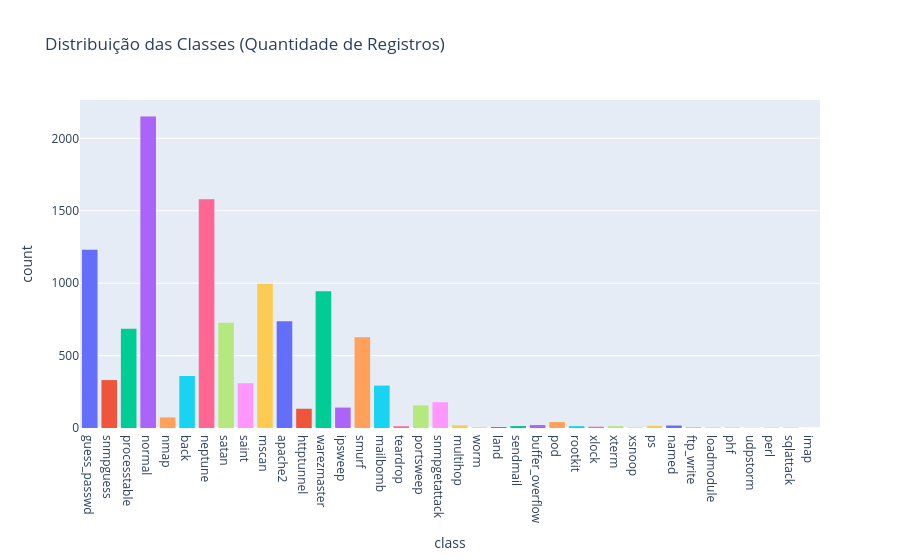

Notebook source saved alongside this figure:
### Code cell
fig_bar = px.histogram(df, 
                       x='class', 
                       color='class', 
                       title="Distribuição das Classes (Quantidade de Registros)")
fig_bar.update_layout(showlegend=False)
fig_bar.show()

### Figure 1 — Plotly figure (JSON) as saved in the notebook; plotly's stock layout.template omitted (floating-point values rounded to 4 significant figures; data arrays with more than 128 entries replaced by an {"elided": "..."} marker saying what was removed)
{"data": [{"bingroup": "x", "hovertemplate": "class=%{x}<br>count=%{y}<extra></extra>", "legendgroup": "guess_passwd", "marker": {"color": "#636efa", "pattern": {"shape": ""}}, "name": "guess_passwd", "orientation": "v", "showlegend": true, "type": "histogram", "x": {"elided": "1231 str values"}, "xaxis": "x", "yaxis": "y"}, {"bingroup": "x", "hovertemplate": "class=%{x}<br>count=%{y}<extra></extra>", "legendgroup": "snmpguess", "marker": {"color": "#EF553B", "pattern": {"shape": ""}}, "name": "snmpguess", "orientation": "v", "showlegend": true, "type": "histogram", "x": {"elided": "331 str values"}, "xaxis": "x", "yaxis": "y"}, {"bingroup": "x", "hovertemplate": "class=%{x}<br>count=%{y}<extra></extra>", "legendgroup": "processtable", "marker": {"color": "#00cc96", "pattern": {"shape": ""}}, "name": "processtable", "orientation": "v", "showlegend": true, "type": "histogram", "x": {"elided": "685 str values"}, "xaxis": "x", "yaxis": "y"}, {"bingroup": "x", "hovertemplate": "class=%{x}<br>count=%{y}<extra></extra>", "legendgroup": "normal", "marker": {"color": "#ab63fa", "pattern": {"shape": ""}}, "name": "normal", "orientation": "v", "showlegend": true, "type": "histogram", "x": {"elided": "2152 str values"}, "xaxis": "x", "yaxis": "y"}, {"bingroup": "x", "hovertemplate": "class=%{x}<br>count=%{y}<extra></extra>", "legendgroup": "nmap", "marker": {"color": "#FFA15A", "pattern": {"shape": ""}}, "name": "nmap", "orientation": "v", "showlegend": true, "type": "histogram", "x": ["nmap", "nmap", "nmap", "nmap", "nmap", "nmap", "nmap", "nmap", "nmap", "nmap", "nmap", "nmap", "nmap", "nmap", "nmap", "nmap", "nmap", "nmap", "nmap", "nmap", "nmap", "nmap", "nmap", "nmap", "nmap", "nmap", "nmap", "nmap", "nmap", "nmap", "nmap", "nmap", "nmap", "nmap", "nmap", "nmap", "nmap", "nmap", "nmap", "nmap", "nmap", "nmap", "nmap", "nmap", "nmap", "nmap", "nmap", "nmap", "nmap", "nmap", "nmap", "nmap", "nmap", "nmap", "nmap", "nmap", "nmap", "nmap", "nmap", "nmap", "nmap", "nmap", "nmap", "nmap", "nmap", "nmap", "nmap", "nmap", "nmap", "nmap", "nmap", "nmap", "nmap"], "xaxis": "x", "yaxis": "y"}, {"bingroup": "x", "hovertemplate": "class=%{x}<br>count=%{y}<extra></extra>", "legendgroup": "back", "marker": {"color": "#19d3f3", "pattern": {"shape": ""}}, "name": "back", "orientation": "v", "showlegend": true, "type": "histogram", "x": {"elided": "359 str values"}, "xaxis": "x", "yaxis": "y"}, {"bingroup": "x", "hovertemplate": "class=%{x}<br>count=%{y}<extra></extra>", "legendgroup": "neptune", "marker": {"color": "#FF6692", "pattern": {"shape": ""}}, "name": "neptune", "orientation": "v", "showlegend": true, "type": "histogram", "x": {"elided": "1579 str values"}, "xaxis": "x", "yaxis": "y"}, {"bingroup": "x", "hovertemplate": "class=%{x}<br>count=%{y}<extra></extra>", "legendgroup": "satan", "marker": {"color": "#B6E880", "pattern": {"shape": ""}}, "name": "satan", "orientation": "v", "showlegend": true, "type": "histogram", "x": {"elided": "727 str values"}, "xaxis": "x", "yaxis": "y"}, {"bingroup": "x", "hovertemplate": "class=%{x}<br>count=%{y}<extra></extra>", "legendgroup": "saint", "marker": {"color": "#FF97FF", "pattern": {"shape": ""}}, "name": "saint", "orientation": "v", "showlegend": true, "type": "histogram", "x": {"elided": "309 str values"}, "xaxis": "x", "yaxis": "y"}, {"bingroup": "x", "hovertemplate": "class=%{x}<br>count=%{y}<extra></extra>", "legendgroup": "mscan", "marker": {"color": "#FECB52", "pattern": {"shape": ""}}, "name": "mscan", "orientation": "v", "showlegend": true, "type": "histogram", "x": {"elided": "996 str values"}, "xaxis": "x", "yaxis": "y"}, {"bingroup": "x", "hovertemplate": "class=%{x}<br>count=%{y}<extra></extra>", "legendgroup": "apache2", "marker": {"color": "#636efa", "pattern": {"shape": ""}}, "name": "apache2", "orientation": "v", "showlegend": true, "type": "histogram", "x": {"elided": "737 str values"}, "xaxis": "x", "yaxis": "y"}, {"bingroup": "x", "hovertemplate": "class=%{x}<br>count=%{y}<extra></extra>", "legendgroup": "httptunnel", "marker": {"color": "#EF553B", "pattern": {"shape": ""}}, "name": "httptunnel", "orientation": "v", "showlegend": true, "type": "histogram", "x": {"elided": "133 str values"}, "xaxis": "x", "yaxis": "y"}, {"bingroup": "x", "hovertemplate": "class=%{x}<br>count=%{y}<extra></extra>", "legendgroup": "warezmaster", "marker": {"color": "#00cc96", "pattern": {"shape": ""}}, "name": "warezmaster", "orientation": "v", "showlegend": true, "type": "histogram", "x": {"elided": "944 str values"}, "xaxis": "x", "yaxis": "y"}, {"bingroup": "x", "hovertemplate": "class=%{x}<br>count=%{y}<extra></extra>", "legendgroup": "ipsweep", "marker": {"color": "#ab63fa", "pattern": {"shape": ""}}, "name": "ipsweep", "orientation": "v", "showlegend": true, "type": "histogram", "x": {"elided": "141 str values"}, "xaxis": "x", "yaxis": "y"}, {"bingroup": "x", "hovertemplate": "class=%{x}<br>count=%{y}<extra></extra>", "legendgroup": "smurf", "marker": {"color": "#FFA15A", "pattern": {"shape": ""}}, "name": "smurf", "orientation": "v", "showlegend": true, "type": "histogram", "x": {"elided": "627 str values"}, "xaxis": "x", "yaxis": "y"}, {"bingroup": "x", "hovertemplate": "class=%{x}<br>count=%{y}<extra></extra>", "legendgroup": "mailbomb", "marker": {"color": "#19d3f3", "pattern": {"shape": ""}}, "name": "mailbomb", "orientation": "v", "showlegend": true, "type": "histogram", "x": {"elided": "293 str values"}, "xaxis": "x", "yaxis": "y"}, {"bingroup": "x", "hovertemplate": "class=%{x}<br>count=%{y}<extra></extra>", "legendgroup": "teardrop", "marker": {"color": "#FF6692", "pattern": {"shape": ""}}, "name": "teardrop", "orientation": "v", "showlegend": true, "type": "histogram", "x": ["teardrop", "teardrop", "teardrop", "teardrop", "teardrop", "teardrop", "teardrop", "teardrop", "teardrop", "teardrop", "teardrop", "teardrop"], "xaxis": "x", "yaxis": "y"}, {"bingroup": "x", "hovertemplate": "class=%{x}<br>count=%{y}<extra></extra>", "legendgroup": "portsweep", "marker": {"color": "#B6E880", "pattern": {"shape": ""}}, "name": "portsweep", "orientation": "v", "showlegend": true, "type": "histogram", "x": {"elided": "156 str values"}, "xaxis": "x", "yaxis": "y"}, {"bingroup": "x", "hovertemplate": "class=%{x}<br>count=%{y}<extra></extra>", "legendgroup": "snmpgetattack", "marker": {"color": "#FF97FF", "pattern": {"shape": ""}}, "name": "snmpgetattack", "orientation": "v", "showlegend": true, "type": "histogram", "x": {"elided": "178 str values"}, "xaxis": "x", "yaxis": "y"}, {"bingroup": "x", "hovertemplate": "class=%{x}<br>count=%{y}<extra></extra>", "legendgroup": "multihop", "marker": {"color": "#FECB52", "pattern": {"shape": ""}}, "name": "multihop", "orientation": "v", "showlegend": true, "type": "histogram", "x": ["multihop", "multihop", "multihop", "multihop", "multihop", "multihop", "multihop", "multihop", "multihop", "multihop", "multihop", "multihop", "multihop", "multihop", "multihop", "multihop", "multihop", "multihop"], "xaxis": "x", "yaxis": "y"}, {"bingroup": "x", "hovertemplate": "class=%{x}<br>count=%{y}<extra></extra>", "legendgroup": "worm", "marker": {"color": "#636efa", "pattern": {"shape": ""}}, "name": "worm", "orientation": "v", "showlegend": true, "type": "histogram", "x": ["worm", "worm"], "xaxis": "x", "yaxis": "y"}, {"bingroup": "x", "hovertemplate": "class=%{x}<br>count=%{y}<extra></extra>", "legendgroup": "land", "marker": {"color": "#EF553B", "pattern": {"shape": ""}}, "name": "land", "orientation": "v", "showlegend": true, "type": "histogram", "x": ["land", "land", "land", "land", "land", "land", "land"], "xaxis": "x", "yaxis": "y"}, {"bingroup": "x", "hovertemplate": "class=%{x}<br>count=%{y}<extra></extra>", "legendgroup": "sendmail", "marker": {"color": "#00cc96", "pattern": {"shape": ""}}, "name": "sendmail", "orientation": "v", "showlegend": true, "type": "histogram", "x": ["sendmail", "sendmail", "sendmail", "sendmail", "sendmail", "sendmail", "sendmail", "sendmail", "sendmail", "sendmail", "sendmail", "sendmail", "sendmail", "sendmail"], "xaxis": "x", "yaxis": "y"}, {"bingroup": "x", "hovertemplate": "class=%{x}<br>count=%{y}<extra></extra>", "legendgroup": "buffer_overflow", "marker": {"color": "#ab63fa", "pattern": {"shape": ""}}, "name": "buffer_overflow", "orientation": "v", "showlegend": true, "type": "histogram", "x": ["buffer_overflow", "buffer_overflow", "buffer_overflow", "buffer_overflow", "buffer_overflow", "buffer_overflow", "buffer_overflow", "buffer_overflow", "buffer_overflow", "buffer_overflow", "buffer_overflow", "buffer_overflow", "buffer_overflow", "buffer_overflow", "buffer_overflow", "buffer_overflow", "buffer_overflow", "buffer_overflow", "buffer_overflow", "buffer_overflow"], "xaxis": "x", "yaxis": "y"}, {"bingroup": "x", "hovertemplate": "class=%{x}<br>count=%{y}<extra></extra>", "legendgroup": "pod", "marker": {"color": "#FFA15A", "pattern": {"shape": ""}}, "name": "pod", "orientation": "v", "showlegend": true, "type": "histogram", "x": ["pod", "pod", "pod", "pod", "pod", "pod", "pod", "pod", "pod", "pod", "pod", "pod", "pod", "pod", "pod", "pod", "pod", "pod", "pod", "pod", "pod", "pod", "pod", "pod", "pod", "pod", "pod", "pod", "pod", "pod", "pod", "pod", "pod", "pod", "pod", "pod", "pod", "pod", "pod", "pod", "pod"], "xaxis": "x", "yaxis": "y"}, {"bingroup": "x", "hovertemplate": "class=%{x}<br>count=%{y}<extra></extra>", "legendgroup": "rootkit", "marker": {"color": "#19d3f3", "pattern": {"shape": ""}}, "name": "rootkit", "orientation": "v", "showlegend": true, "type": "histogram", "x": ["rootkit", "rootkit", "rootkit", "rootkit", "rootkit", "rootkit", "rootkit", "rootkit", "rootkit", "rootkit", "rootkit", "rootkit", "rootkit"], "xaxis": "x", "yaxis": "y"}, {"bingroup": "x", "hovertemplate": "class=%{x}<br>count=%{y}<extra></extra>", "legendgroup": "xlock", "marker": {"color": "#FF6692", "pattern": {"shape": ""}}, "name": "xlock", "orientation": "v", "showlegend": true, "type": "histogram", "x": ["xlock", "xlock", "xlock", "xlock", "xlock", "xlock", "xlock", "xlock", "xlock"], "xaxis": "x", "yaxis": "y"}, {"bingroup": "x", "hovertemplate": "class=%{x}<br>count=%{y}<extra></extra>", "legendgroup": "xterm", "marker": {"color": "#B6E880", "pattern": {"shape": ""}}, "name": "xterm", "orientation": "v", "showlegend": true, "type": "histogram", "x": ["xterm", "xterm", "xterm", "xterm", "xterm", "xterm", "xterm", "xterm", "xterm", "xterm", "xterm", "xterm", "xterm"], "xaxis": "x", "yaxis": "y"}, {"bingroup": "x", "hovertemplate": "class=%{x}<br>count=%{y}<extra></extra>", "legendgroup": "xsnoop", "marker": {"color": "#FF97FF", "pattern": {"shape": ""}}, "name": "xsnoop", "orientation": "v", "showlegend": true, "type": "histogram", "x": ["xsnoop", "xsnoop", "xsnoop", "xsnoop"], "xaxis": "x", "yaxis": "y"}, {"bingroup": "x", "hovertemplate": "class=%{x}<br>count=%{y}<extra></extra>", "legendgroup": "ps", "marker": {"color": "#FECB52", "pattern": {"shape": ""}}, "name": "ps", "orientation": "v", "showlegend": true, "type": "histogram", "x": ["ps", "ps", "ps", "ps", "ps", "ps", "ps", "ps", "ps", "ps", "ps", "ps", "ps", "ps", "ps"], "xaxis": "x", "yaxis": "y"}, {"bingroup": "x", "hovertemplate": "class=%{x}<br>count=%{y}<extra></extra>", "legendgroup": "named", "marker": {"color": "#636efa", "pattern": {"shape": ""}}, "name": "named", "orientation": "v", "showlegend": true, "type": "histogram", "x": ["named", "named", "named", "named", "named", "named", "named", "named", "named", "named", "named", "named", "named", "named", "named", "named", "named"], "xaxis": "x", "yaxis": "y"}, {"bingroup": "x", "hovertemplate": "class=%{x}<br>count=%{y}<extra></extra>", "legendgroup": "ftp_write", "marker": {"color": "#EF553B", "pattern": {"shape": ""}}, "name": "ftp_write", "orientation": "v", "showlegend": true, "type": "histogram", "x": ["ftp_write", "ftp_write", "ftp_write"], "xaxis": "x", "yaxis": "y"}, {"bingroup": "x", "hovertemplate": "class=%{x}<br>count=%{y}<extra></extra>", "legendgroup": "loadmodule", "marker": {"color": "#00cc96", "pattern": {"shape": ""}}, "name": "loadmodule", "orientation": "v", "showlegend": true, "type": "histogram", "x": ["loadmodule", "loadmodule"], "xaxis": "x", "yaxis": "y"}, {"bingroup": "x", "hovertemplate": "class=%{x}<br>count=%{y}<extra></extra>", "legendgroup": "phf", "marker": {"color": "#ab63fa", "pattern": {"shape": ""}}, "name": "phf", "orientation": "v", "showlegend": true, "type": "histogram", "x": ["phf", "phf"], "xaxis": "x", "yaxis": "y"}, {"bingroup": "x", "hovertemplate": "class=%{x}<br>count=%{y}<extra></extra>", "legendgroup": "udpstorm", "marker": {"color": "#FFA15A", "pattern": {"shape": ""}}, "name": "udpstorm", "orientation": "v", "showlegend": true, "type": "histogram", "x": ["udpstorm", "udpstorm"], "xaxis": "x", "yaxis": "y"}, {"bingroup": "x", "hovertemplate": "class=%{x}<br>count=%{y}<extra></extra>", "legendgroup": "perl", "marker": {"color": "#19d3f3", "pattern": {"shape": ""}}, "name": "perl", "orientation": "v", "showlegend": true, "type": "histogram", "x": ["perl", "perl"], "xaxis": "x", "yaxis": "y"}, {"bingroup": "x", "hovertemplate": "class=%{x}<br>count=%{y}<extra></extra>", "legendgroup": "sqlattack", "marker": {"color": "#FF6692", "pattern": {"shape": ""}}, "name": "sqlattack", "orientation": "v", "showlegend": true, "type": "histogram", "x": ["sqlattack", "sqlattack"], "xaxis": "x", "yaxis": "y"}, {"bingroup": "x", "hovertemplate": "class=%{x}<br>count=%{y}<extra></extra>", "legendgroup": "imap", "marker": {"color": "#B6E880", "pattern": {"shape": ""}}, "name": "imap", "orientation": "v", "showlegend": true, "type": "histogram", "x": ["imap"], "xaxis": "x", "yaxis": "y"}], "layout": {"barmode": "relative", "legend": {"title": {"text": "class"}, "tracegroupgap": 0}, "showlegend": false, "title": {"text": "Distribuição das Classes (Quantidade de Registros)"}, "xaxis": {"anchor": "y", "categoryarray": ["guess_passwd", "snmpguess", "processtable", "normal", "nmap", "back", "neptune", "satan", "saint", "mscan", "apache2", "httptunnel", "warezmaster", "ipsweep", "smurf", "mailbomb", "teardrop", "portsweep", "snmpgetattack", "multihop", "worm", "land", "sendmail", "buffer_overflow", "pod", "rootkit", "xlock", "xterm", "xsnoop", "ps", "named", "ftp_write", "loadmodule", "phf", "udpstorm", "perl", "sqlattack", "imap"], "categoryorder": "array", "domain": [0, 1], "title": {"text": "class"}}, "yaxis": {"anchor": "x", "domain": [0, 1], "title": {"text": "count"}}}}
